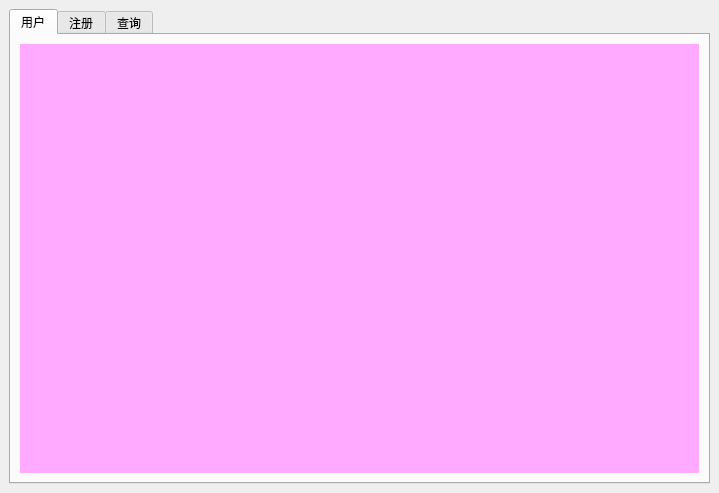
<?xml version="1.0" encoding="UTF-8"?>
<ui version="4.0">
 <class>AttendanceWin</class>
 <widget class="QMainWindow" name="AttendanceWin">
  <property name="geometry">
   <rect>
    <x>0</x>
    <y>0</y>
    <width>719</width>
    <height>493</height>
   </rect>
  </property>
  <property name="windowTitle">
   <string>AttendanceWin</string>
  </property>
  <widget class="QWidget" name="centralwidget">
   <layout class="QVBoxLayout" name="verticalLayout">
    <item>
     <widget class="QTabWidget" name="tabWidget">
      <property name="currentIndex">
       <number>0</number>
      </property>
      <widget class="QWidget" name="tab">
       <attribute name="title">
        <string>用户</string>
       </attribute>
       <layout class="QVBoxLayout" name="verticalLayout_2">
        <item>
         <widget class="QLabel" name="picLb">
          <property name="styleSheet">
           <string notr="true">background-color: rgb(255, 170, 255);</string>
          </property>
          <property name="text">
           <string/>
          </property>
         </widget>
        </item>
       </layout>
      </widget>
      <widget class="RegisterWin" name="RegisterWin">
       <attribute name="title">
        <string>注册</string>
       </attribute>
      </widget>
      <widget class="SelectWin" name="SelectWidget">
       <attribute name="title">
        <string>查询</string>
       </attribute>
      </widget>
     </widget>
    </item>
   </layout>
  </widget>
 </widget>
 <customwidgets>
  <customwidget>
   <class>SelectWin</class>
   <extends>QWidget</extends>
   <header location="global">selectwin.h</header>
   <container>1</container>
  </customwidget>
  <customwidget>
   <class>RegisterWin</class>
   <extends>QWidget</extends>
   <header location="global">registerwin.h</header>
   <container>1</container>
  </customwidget>
 </customwidgets>
 <resources/>
 <connections/>
</ui>
